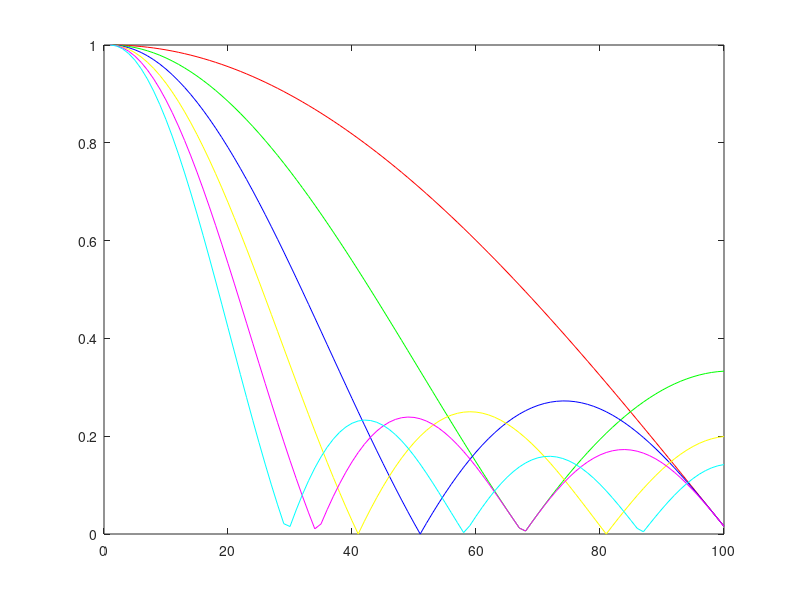

The MATLAB script that drew this image:
clc;clear;close all;
l = [2 3 4 5 6 7];
% l = 3;
N = length (l);

for i = 1:N
    L = l (i);
    B = (1/L)* ones (1, L);
    [H, F] = freqz (B, 1, 100);
    A (i,:) = abs (H);
end;
plot(A(1,:),'r');
hold on;
plot(A(2,:),'g');
plot(A(3,:),'b');
plot(A(4,:),'y');
plot(A(5,:),'m');
plot(A(6,:),'c');